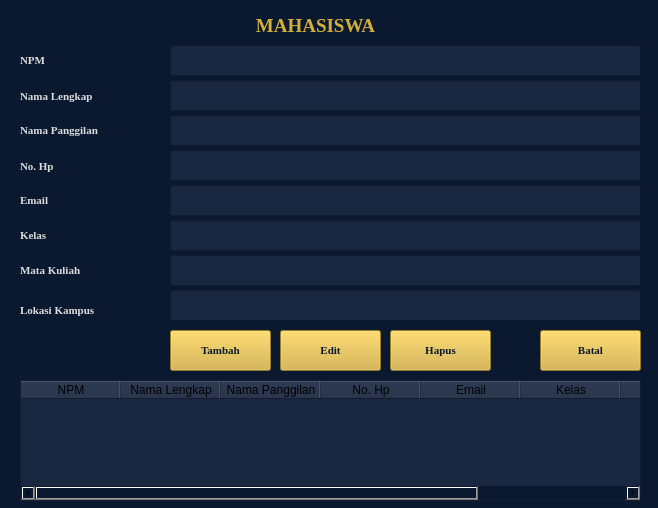
<?xml version="1.0" encoding="UTF-8"?>
<ui version="4.0">
 <class>Form</class>
 <widget class="QWidget" name="Form">
  <property name="geometry">
   <rect>
    <x>0</x>
    <y>0</y>
    <width>658</width>
    <height>508</height>
   </rect>
  </property>
  <property name="windowTitle">
   <string>Form</string>
  </property>
  <property name="styleSheet">
   <string notr="true">background-color: rgb(10, 25, 47);</string>
  </property>
  <widget class="QLabel" name="label">
   <property name="geometry">
    <rect>
     <x>20</x>
     <y>50</y>
     <width>141</width>
     <height>20</height>
    </rect>
   </property>
   <property name="font">
    <font>
     <family>Georgia</family>
     <pointsize>8</pointsize>
     <weight>75</weight>
     <bold>true</bold>
    </font>
   </property>
   <property name="styleSheet">
    <string notr="true">color: rgb(220, 220, 220);</string>
   </property>
   <property name="text">
    <string>NPM</string>
   </property>
  </widget>
  <widget class="QLabel" name="label_2">
   <property name="geometry">
    <rect>
     <x>20</x>
     <y>86</y>
     <width>141</width>
     <height>20</height>
    </rect>
   </property>
   <property name="font">
    <font>
     <family>Georgia</family>
     <pointsize>8</pointsize>
     <weight>75</weight>
     <bold>true</bold>
    </font>
   </property>
   <property name="styleSheet">
    <string notr="true">color: rgb(220, 220, 220);</string>
   </property>
   <property name="text">
    <string>Nama Lengkap</string>
   </property>
  </widget>
  <widget class="QLabel" name="label_3">
   <property name="geometry">
    <rect>
     <x>20</x>
     <y>120</y>
     <width>141</width>
     <height>21</height>
    </rect>
   </property>
   <property name="font">
    <font>
     <family>Georgia</family>
     <pointsize>8</pointsize>
     <weight>75</weight>
     <bold>true</bold>
    </font>
   </property>
   <property name="styleSheet">
    <string notr="true">color: rgb(220, 220, 220);</string>
   </property>
   <property name="text">
    <string>Nama Panggilan</string>
   </property>
  </widget>
  <widget class="QLabel" name="label_4">
   <property name="geometry">
    <rect>
     <x>20</x>
     <y>156</y>
     <width>141</width>
     <height>20</height>
    </rect>
   </property>
   <property name="font">
    <font>
     <family>Georgia</family>
     <pointsize>8</pointsize>
     <weight>75</weight>
     <bold>true</bold>
    </font>
   </property>
   <property name="styleSheet">
    <string notr="true">color: rgb(220, 220, 220);</string>
   </property>
   <property name="text">
    <string>No. Hp</string>
   </property>
  </widget>
  <widget class="QLabel" name="label_5">
   <property name="geometry">
    <rect>
     <x>20</x>
     <y>190</y>
     <width>141</width>
     <height>20</height>
    </rect>
   </property>
   <property name="font">
    <font>
     <family>Georgia</family>
     <pointsize>8</pointsize>
     <weight>75</weight>
     <bold>true</bold>
    </font>
   </property>
   <property name="styleSheet">
    <string notr="true">color: rgb(220, 220, 220);</string>
   </property>
   <property name="text">
    <string>Email</string>
   </property>
  </widget>
  <widget class="QLabel" name="label_6">
   <property name="geometry">
    <rect>
     <x>20</x>
     <y>225</y>
     <width>141</width>
     <height>20</height>
    </rect>
   </property>
   <property name="font">
    <font>
     <family>Georgia</family>
     <pointsize>8</pointsize>
     <weight>75</weight>
     <bold>true</bold>
    </font>
   </property>
   <property name="styleSheet">
    <string notr="true">color: rgb(220, 220, 220);</string>
   </property>
   <property name="text">
    <string>Kelas</string>
   </property>
  </widget>
  <widget class="QLabel" name="label_7">
   <property name="geometry">
    <rect>
     <x>20</x>
     <y>260</y>
     <width>141</width>
     <height>20</height>
    </rect>
   </property>
   <property name="font">
    <font>
     <family>Georgia</family>
     <pointsize>8</pointsize>
     <weight>75</weight>
     <bold>true</bold>
    </font>
   </property>
   <property name="styleSheet">
    <string notr="true">color: rgb(220, 220, 220);</string>
   </property>
   <property name="text">
    <string>Mata Kuliah</string>
   </property>
  </widget>
  <widget class="QLabel" name="label_8">
   <property name="geometry">
    <rect>
     <x>20</x>
     <y>300</y>
     <width>141</width>
     <height>21</height>
    </rect>
   </property>
   <property name="font">
    <font>
     <family>Georgia</family>
     <pointsize>8</pointsize>
     <weight>75</weight>
     <bold>true</bold>
    </font>
   </property>
   <property name="styleSheet">
    <string notr="true">color: rgb(220, 220, 220);</string>
   </property>
   <property name="text">
    <string>Lokasi Kampus</string>
   </property>
  </widget>
  <widget class="QPushButton" name="pushButton">
   <property name="geometry">
    <rect>
     <x>170</x>
     <y>330</y>
     <width>101</width>
     <height>41</height>
    </rect>
   </property>
   <property name="font">
    <font>
     <family>Georgia</family>
     <pointsize>8</pointsize>
     <weight>75</weight>
     <bold>true</bold>
    </font>
   </property>
   <property name="styleSheet">
    <string notr="true">background-color: rgb(212, 175, 55);
color: rgb(10, 25, 47);
border-color: none;

</string>
   </property>
   <property name="text">
    <string>Tambah</string>
   </property>
   <property name="icon">
    <iconset>
     <normaloff>../../../../../Downloads/icons8-plus-50.png</normaloff>../../../../../Downloads/icons8-plus-50.png</iconset>
   </property>
  </widget>
  <widget class="QPushButton" name="pushButton_2">
   <property name="geometry">
    <rect>
     <x>280</x>
     <y>330</y>
     <width>101</width>
     <height>41</height>
    </rect>
   </property>
   <property name="font">
    <font>
     <family>Georgia</family>
     <pointsize>8</pointsize>
     <weight>75</weight>
     <bold>true</bold>
    </font>
   </property>
   <property name="styleSheet">
    <string notr="true">background-color: rgb(212, 175, 55);
color: rgb(10, 25, 47);
border-color: none;

</string>
   </property>
   <property name="text">
    <string>Edit</string>
   </property>
   <property name="icon">
    <iconset>
     <normaloff>../../../../../Downloads/icons8-edit-50.png</normaloff>../../../../../Downloads/icons8-edit-50.png</iconset>
   </property>
  </widget>
  <widget class="QPushButton" name="pushButton_3">
   <property name="geometry">
    <rect>
     <x>390</x>
     <y>330</y>
     <width>101</width>
     <height>41</height>
    </rect>
   </property>
   <property name="font">
    <font>
     <family>Georgia</family>
     <pointsize>8</pointsize>
     <weight>75</weight>
     <bold>true</bold>
    </font>
   </property>
   <property name="styleSheet">
    <string notr="true">background-color: rgb(212, 175, 55);
color: rgb(10, 25, 47);
border-color: none;

</string>
   </property>
   <property name="text">
    <string>Hapus</string>
   </property>
   <property name="icon">
    <iconset>
     <normaloff>../../../../../Downloads/icons8-trash-50.png</normaloff>../../../../../Downloads/icons8-trash-50.png</iconset>
   </property>
  </widget>
  <widget class="QTableWidget" name="tableWidget">
   <property name="geometry">
    <rect>
     <x>20</x>
     <y>380</y>
     <width>621</width>
     <height>121</height>
    </rect>
   </property>
   <property name="font">
    <font>
     <family>Georgia</family>
     <pointsize>8</pointsize>
    </font>
   </property>
   <property name="styleSheet">
    <string notr="true">background-color: rgb(25, 39, 65);
color: rgb(0, 0, 0);
gridline-color: rgb(60, 60, 60);
selection-background-color: rgb(212, 175, 55);
selection-color: rgb(10, 25, 47);</string>
   </property>
   <column>
    <property name="text">
     <string>NPM</string>
    </property>
   </column>
   <column>
    <property name="text">
     <string>Nama Lengkap</string>
    </property>
   </column>
   <column>
    <property name="text">
     <string>Nama Panggilan</string>
    </property>
   </column>
   <column>
    <property name="text">
     <string>No. Hp</string>
    </property>
   </column>
   <column>
    <property name="text">
     <string>Email</string>
    </property>
   </column>
   <column>
    <property name="text">
     <string>Kelas</string>
    </property>
   </column>
   <column>
    <property name="text">
     <string>Matkul</string>
    </property>
   </column>
   <column>
    <property name="text">
     <string>Lokasi Kampus</string>
    </property>
   </column>
  </widget>
  <widget class="QPushButton" name="pushButton_4">
   <property name="geometry">
    <rect>
     <x>540</x>
     <y>330</y>
     <width>101</width>
     <height>41</height>
    </rect>
   </property>
   <property name="font">
    <font>
     <family>Georgia</family>
     <pointsize>8</pointsize>
     <weight>75</weight>
     <bold>true</bold>
    </font>
   </property>
   <property name="styleSheet">
    <string notr="true">background-color: rgb(212, 175, 55);
color: rgb(10, 25, 47);
border-color: none;

</string>
   </property>
   <property name="text">
    <string>Batal</string>
   </property>
   <property name="icon">
    <iconset>
     <normaloff>../../../../../Downloads/icons8-cancel-50.png</normaloff>../../../../../Downloads/icons8-cancel-50.png</iconset>
   </property>
  </widget>
  <widget class="QLabel" name="label_9">
   <property name="geometry">
    <rect>
     <x>20</x>
     <y>10</y>
     <width>591</width>
     <height>31</height>
    </rect>
   </property>
   <property name="font">
    <font>
     <family>Georgia</family>
     <pointsize>14</pointsize>
     <weight>75</weight>
     <bold>true</bold>
    </font>
   </property>
   <property name="styleSheet">
    <string notr="true">background-color: transparent;
color: rgb(212, 175, 55);</string>
   </property>
   <property name="text">
    <string>MAHASISWA</string>
   </property>
   <property name="scaledContents">
    <bool>false</bool>
   </property>
   <property name="alignment">
    <set>Qt::AlignCenter</set>
   </property>
  </widget>
  <widget class="QLineEdit" name="lineEdit">
   <property name="geometry">
    <rect>
     <x>170</x>
     <y>45</y>
     <width>471</width>
     <height>31</height>
    </rect>
   </property>
   <property name="font">
    <font>
     <family>Georgia</family>
     <pointsize>8</pointsize>
    </font>
   </property>
   <property name="styleSheet">
    <string notr="true">background-color: rgb(25, 39, 65);
color: rgb(255, 255, 255);
border-color: 1px solid rgb(60, 60, 60);</string>
   </property>
   <property name="text">
    <string/>
   </property>
   <property name="cursorPosition">
    <number>0</number>
   </property>
  </widget>
  <widget class="QLineEdit" name="lineEdit_2">
   <property name="geometry">
    <rect>
     <x>170</x>
     <y>80</y>
     <width>471</width>
     <height>31</height>
    </rect>
   </property>
   <property name="font">
    <font>
     <family>Georgia</family>
     <pointsize>8</pointsize>
    </font>
   </property>
   <property name="styleSheet">
    <string notr="true">background-color: rgb(25, 39, 65);
color: rgb(255, 255, 255);
border-color: 1px solid rgb(60, 60, 60);</string>
   </property>
   <property name="text">
    <string/>
   </property>
   <property name="cursorPosition">
    <number>0</number>
   </property>
  </widget>
  <widget class="QLineEdit" name="lineEdit_4">
   <property name="geometry">
    <rect>
     <x>170</x>
     <y>150</y>
     <width>471</width>
     <height>31</height>
    </rect>
   </property>
   <property name="font">
    <font>
     <family>Georgia</family>
     <pointsize>8</pointsize>
    </font>
   </property>
   <property name="styleSheet">
    <string notr="true">background-color: rgb(25, 39, 65);
color: rgb(255, 255, 255);
border-color: 1px solid rgb(60, 60, 60);</string>
   </property>
   <property name="text">
    <string/>
   </property>
   <property name="cursorPosition">
    <number>0</number>
   </property>
  </widget>
  <widget class="QLineEdit" name="lineEdit_3">
   <property name="geometry">
    <rect>
     <x>170</x>
     <y>115</y>
     <width>471</width>
     <height>31</height>
    </rect>
   </property>
   <property name="font">
    <font>
     <family>Georgia</family>
     <pointsize>8</pointsize>
    </font>
   </property>
   <property name="styleSheet">
    <string notr="true">background-color: rgb(25, 39, 65);
color: rgb(255, 255, 255);
border-color: 1px solid rgb(60, 60, 60);</string>
   </property>
   <property name="text">
    <string/>
   </property>
   <property name="cursorPosition">
    <number>0</number>
   </property>
  </widget>
  <widget class="QLineEdit" name="lineEdit_6">
   <property name="geometry">
    <rect>
     <x>170</x>
     <y>220</y>
     <width>471</width>
     <height>31</height>
    </rect>
   </property>
   <property name="font">
    <font>
     <family>Georgia</family>
     <pointsize>8</pointsize>
    </font>
   </property>
   <property name="styleSheet">
    <string notr="true">background-color: rgb(25, 39, 65);
color: rgb(255, 255, 255);
border-color: 1px solid rgb(60, 60, 60);</string>
   </property>
   <property name="text">
    <string/>
   </property>
   <property name="cursorPosition">
    <number>0</number>
   </property>
  </widget>
  <widget class="QLineEdit" name="lineEdit_5">
   <property name="geometry">
    <rect>
     <x>170</x>
     <y>185</y>
     <width>471</width>
     <height>31</height>
    </rect>
   </property>
   <property name="font">
    <font>
     <family>Georgia</family>
     <pointsize>8</pointsize>
    </font>
   </property>
   <property name="styleSheet">
    <string notr="true">background-color: rgb(25, 39, 65);
color: rgb(255, 255, 255);
border-color: 1px solid rgb(60, 60, 60);</string>
   </property>
   <property name="text">
    <string/>
   </property>
   <property name="cursorPosition">
    <number>0</number>
   </property>
  </widget>
  <widget class="QLineEdit" name="lineEdit_8">
   <property name="geometry">
    <rect>
     <x>170</x>
     <y>290</y>
     <width>471</width>
     <height>31</height>
    </rect>
   </property>
   <property name="font">
    <font>
     <family>Georgia</family>
     <pointsize>8</pointsize>
    </font>
   </property>
   <property name="styleSheet">
    <string notr="true">background-color: rgb(25, 39, 65);
color: rgb(255, 255, 255);
border-color: 1px solid rgb(60, 60, 60);</string>
   </property>
   <property name="text">
    <string/>
   </property>
   <property name="cursorPosition">
    <number>0</number>
   </property>
  </widget>
  <widget class="QLineEdit" name="lineEdit_7">
   <property name="geometry">
    <rect>
     <x>170</x>
     <y>255</y>
     <width>471</width>
     <height>31</height>
    </rect>
   </property>
   <property name="font">
    <font>
     <family>Georgia</family>
     <pointsize>8</pointsize>
    </font>
   </property>
   <property name="styleSheet">
    <string notr="true">background-color: rgb(25, 39, 65);
color: rgb(255, 255, 255);
border-color: 1px solid rgb(60, 60, 60);</string>
   </property>
   <property name="text">
    <string/>
   </property>
   <property name="cursorPosition">
    <number>0</number>
   </property>
  </widget>
 </widget>
 <resources/>
 <connections/>
</ui>
